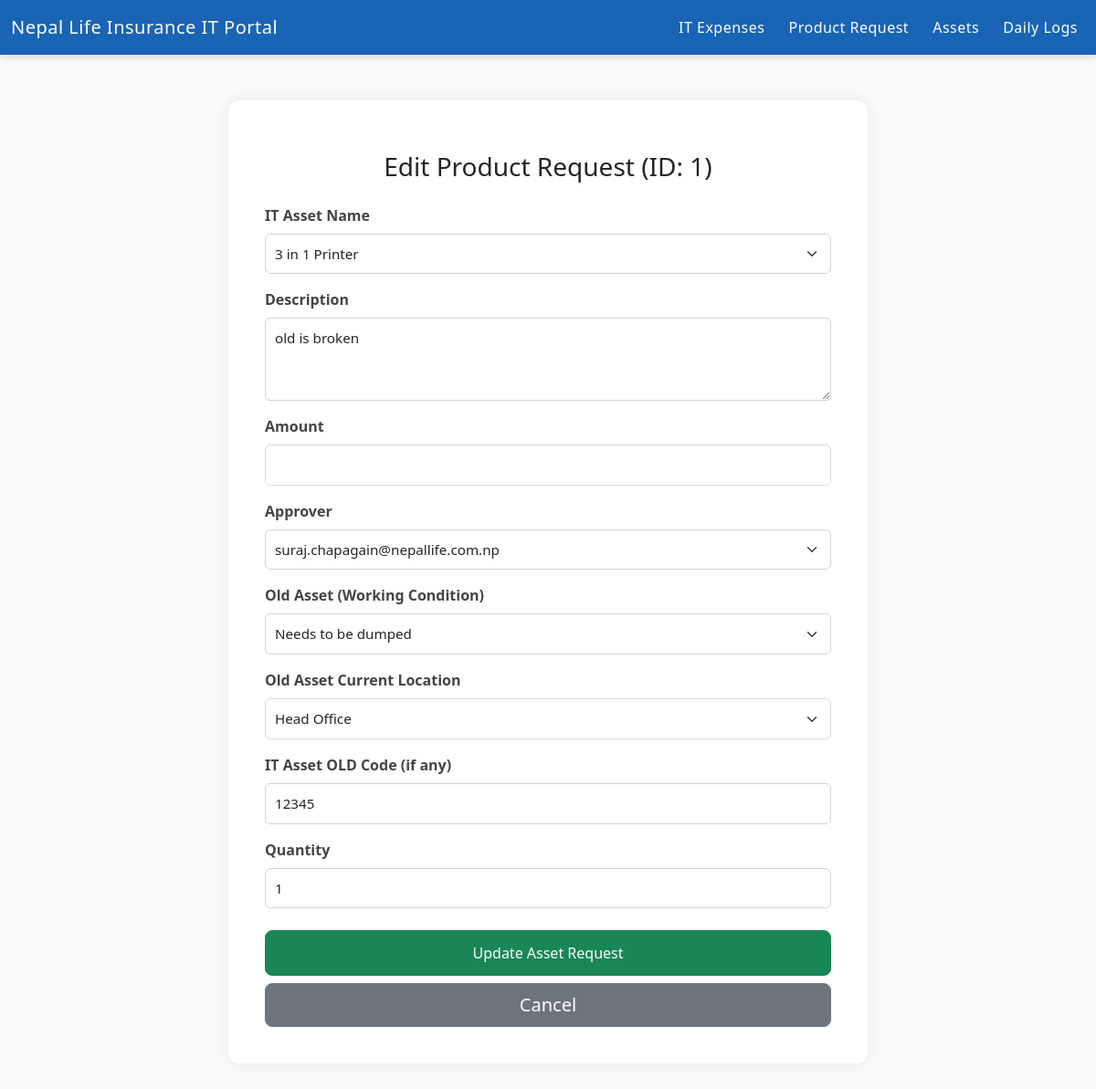
The page /admin/product-requests/edit/1 on the database as committed earlier.
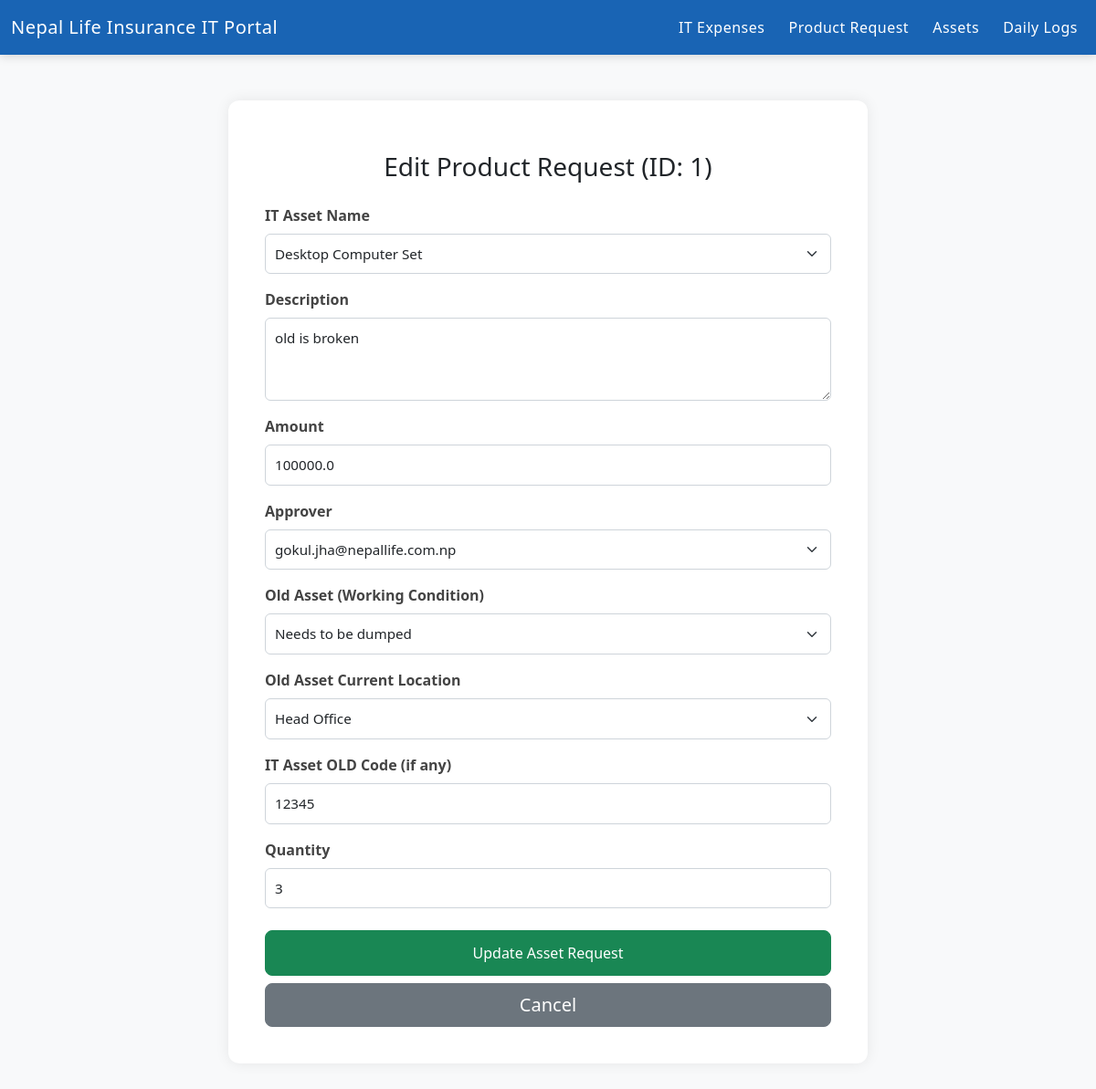
The same page on the database as committed later.
### website/models.py (models this page shows)
class AssetRequest(db.Model):
    id = db.Column(db.Integer, primary_key=True)
    branch = db.Column(db.String(100), nullable=False)
    asset_name = db.Column(db.String(100), nullable=False)
    description = db.Column(db.Text, nullable=False)
    amount = db.Column(db.Float)
    approver = db.Column(db.String(120), nullable=False)
    old_condition = db.Column(db.String(100))
    old_location = db.Column(db.String(100))
    attachment = db.Column(db.String(200))
    old_code = db.Column(db.String(100))
    quantity = db.Column(db.Integer, nullable=False)
    date_requested = db.Column(db.DateTime, default=datetime.utcnow)

### website/admin.py (the view, shortened to what this page needs)
@admin.route('/admin/product-requests/edit/<int:product_id>', methods=['GET', 'POST'])
def edit_product(product_id):
    product = AssetRequest.query.get_or_404(product_id)
    return render_template('edit_product.html', product=product)

### website/templates/edit_product.html (shortened to what this page needs)
{% extends 'base.html' %}
{% block content %}
<div class="asset-form container">
    <div class="text-center mb-4">
            <h3 class="mt-3">Edit Product Request (ID: {{ product.id }})</h3>
        </div>
    <div class="card-body">
        <form method="POST">
            <div class="mb-3">
            <label for="assetName" class="form-label">IT Asset Name</label>
            <select class="form-select" id="asset_name" name="asset_name" required>
                <option value="{{ product.asset_name }}">{{ product.asset_name }}</option>
            </select>
            </div>
            <div class="mb-3">
                <label for="description" class="form-label">Description</label>
                <textarea name="description" id="description" class="form-control" rows="3" required>{{ product.description }}</textarea>
            </div>
            <div class="mb-3">
                <label for="amount" class="form-label">Amount</label>
                <input type="number" step="0.01" name="amount" id="amount" class="form-control" value="{{ product.amount }}" required>
            </div>
            <div class="mb-3">
            <label for="approver" class="form-label">Approver</label>
            <select class="form-select" id="approver" name="approver" required>
                <option value="{{ product.approver }}">{{ product.approver }}</option>
            </select>
            </div>
            <div class="mb-3">
            <label for="approver" class="form-label">Old Asset (Working Condition)</label>
            <select class="form-select" id="old_condition" name="old_condition" required>
                <option value="{{ product.old_condition }}">{{ product.old_condition }}</option>
            </select>
            </div>
            <div class="mb-3">
            <label for="approver" class="form-label">Old Asset Current Location</label>
            <select class="form-select" id="old_location" name="old_location" required>
                <option value="{{ product.old_location }}">{{ product.old_location }}</option>
            </select>
            </div>
            <div class="mb-3">
            <label for="oldCode" class="form-label">IT Asset OLD Code (if any)</label>
            <input type="text" class="form-control" id="oldCode" name="old_code" value = "{{ product.old_code}}">
            </div>
            <div class="mb-3">
            <label for="quantity" class="form-label">Quantity</label>
            <input type="number" class="form-control" id="quantity" name="quantity" min="1" value="{{ product.quantity}}" required>
            </div>
            <div class="d-grid gap-2 mt-4">
            <button type="submit" class="btn btn-success px-5">Update Asset Request</button>
            <a href="{{ url_for('admin.expenses') }}" class="btn btn-secondary btn-lg ">Cancel</a>
            </div>
        </form>
    </div>
</div>
{% endblock %}

Rows that differ between the two databases and show on the page:
changed AssetRequest "old is broken": asset_name "3 in 1 Printer" → "Desktop Computer Set"; amount (not shown) → "100000.0"; approver "suraj.chapagain@nepallife.com.np" → "gokul.jha@nepallife.com.np"; quantity "1" → "3"
